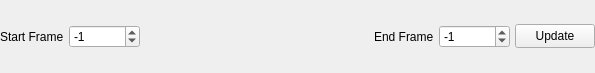
<?xml version="1.0" encoding="UTF-8"?>
<ui version="4.0">
 <class>Form</class>
 <widget class="QWidget" name="Form">
  <property name="geometry">
   <rect>
    <x>0</x>
    <y>0</y>
    <width>595</width>
    <height>73</height>
   </rect>
  </property>
  <property name="windowTitle">
   <string>Form</string>
  </property>
  <layout class="QHBoxLayout" name="main_layout" stretch="0,0,0,0,0,0">
   <property name="spacing">
    <number>5</number>
   </property>
   <property name="leftMargin">
    <number>0</number>
   </property>
   <property name="topMargin">
    <number>0</number>
   </property>
   <property name="rightMargin">
    <number>0</number>
   </property>
   <property name="bottomMargin">
    <number>0</number>
   </property>
   <item>
    <widget class="QLabel" name="lbl_startframe">
     <property name="text">
      <string>Start Frame</string>
     </property>
     <property name="margin">
      <number>5</number>
     </property>
    </widget>
   </item>
   <item>
    <widget class="QSpinBox" name="sb_startframe">
     <property name="minimum">
      <number>-999999</number>
     </property>
     <property name="maximum">
      <number>999999</number>
     </property>
     <property name="value">
      <number>-1</number>
     </property>
    </widget>
   </item>
   <item>
    <spacer name="horizontalSpacer">
     <property name="orientation">
      <enum>Qt::Horizontal</enum>
     </property>
     <property name="sizeType">
      <enum>QSizePolicy::MinimumExpanding</enum>
     </property>
     <property name="sizeHint" stdset="0">
      <size>
       <width>40</width>
       <height>20</height>
      </size>
     </property>
    </spacer>
   </item>
   <item>
    <widget class="QLabel" name="lbl_endframe">
     <property name="text">
      <string>End Frame</string>
     </property>
     <property name="margin">
      <number>5</number>
     </property>
    </widget>
   </item>
   <item>
    <widget class="QSpinBox" name="sb_endframe">
     <property name="minimum">
      <number>-999999</number>
     </property>
     <property name="maximum">
      <number>999999</number>
     </property>
     <property name="value">
      <number>-1</number>
     </property>
    </widget>
   </item>
   <item>
    <widget class="QPushButton" name="btn_from_timeline">
     <property name="maximumSize">
      <size>
       <width>16777215</width>
       <height>24</height>
      </size>
     </property>
     <property name="toolTip">
      <string>&lt;html&gt;&lt;head/&gt;&lt;body&gt;&lt;p&gt;Sets the &lt;span style=&quot; font-weight:600;&quot;&gt;Start&lt;/span&gt; and &lt;span style=&quot; font-weight:600;&quot;&gt;End&lt;/span&gt; Frames using maya's timeline playback range.&lt;/p&gt;&lt;/body&gt;&lt;/html&gt;</string>
     </property>
     <property name="text">
      <string>Update</string>
     </property>
    </widget>
   </item>
  </layout>
 </widget>
 <resources/>
 <connections/>
</ui>
